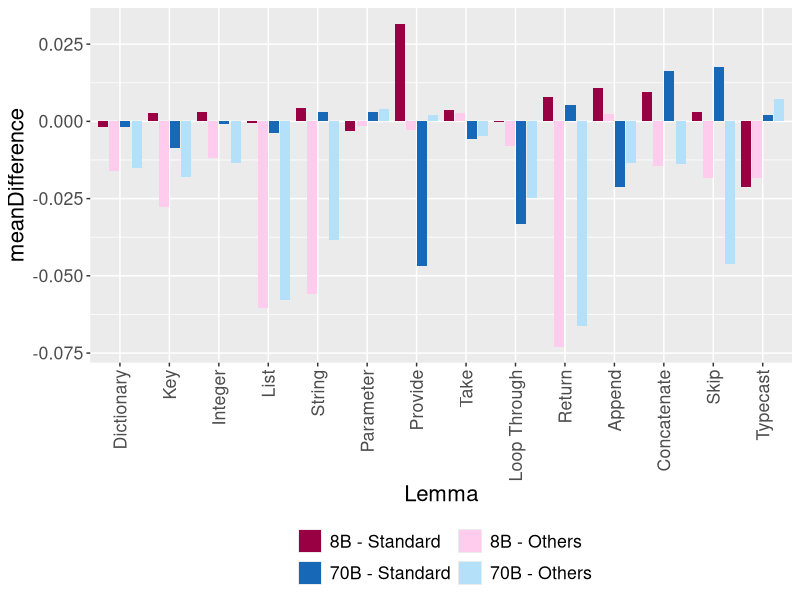
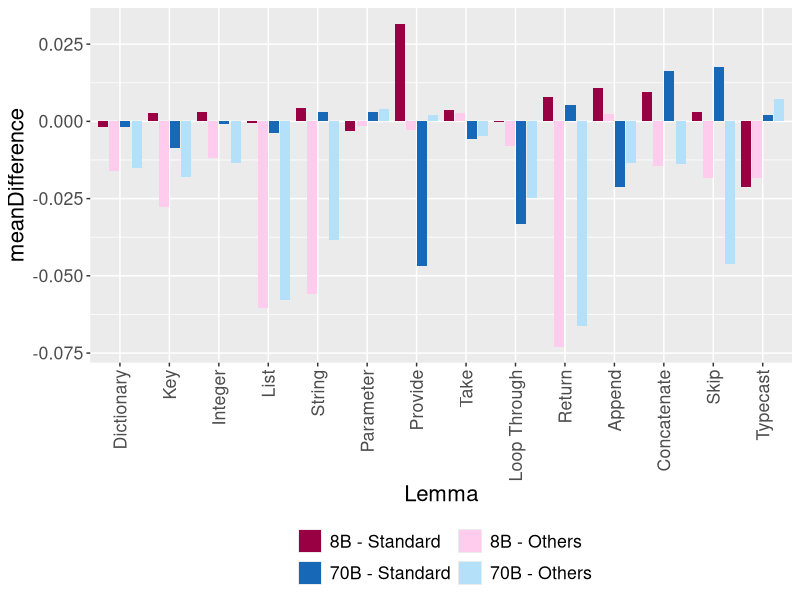

The R source for these figures, in order:
## ---- chunk 1
knitr::opts_chunk$set(echo = TRUE)
library(tidyverse)
## ---- chunk 2
data.raw = read.csv('llama3p1_8b_base.csv',header=TRUE)

canonical <- c("string","list","integer","dictionary","key","loop_through","parameter","take","provide","return","append","skip", "typecast",  "concatenate")

small <- data.raw %>% mutate(difference = pass1_intervened-pass1_original,
                            Term = ifelse(intervention %in% canonical,"Standard","Others"),
                            Model = "8B")
## ---- chunk 3
data.raw = read.csv('llama3p1_70b_base.csv',header=TRUE)

large <- data.raw %>% mutate(difference = pass1_intervened-pass1_original,
                            Term = ifelse(intervention %in% canonical,"Standard","Others"),
                            Model = "70B")
## ---- chunk 4
all <- rbind(small,large)
## ---- chunk 5
sum <- all %>% group_by(Model,intervention_category,Term) %>% summarize(meanDifference = mean(difference),
                                                                   Lemma = unique(str_to_title(ifelse(intervention_category=="loop_through","loop through",ifelse(intervention_category=="insert","append",intervention_category)))),
                                                                   Color = unique(paste(Model,Term,sep=" - ")))
sum
## ---- chunk 6
sum$Lemma <- factor(sum$Lemma,levels=c("Dictionary","Key","Integer","List","String","Parameter","Provide","Take","Loop Through","Return","Append","Concatenate","Skip","Typecast"))
sum$Color <- factor(sum$Color,levels=c("8B - Standard","8B - Others","70B - Standard", "70B - Others"))
## ---- chunk 7
ggplot(data=sum,aes(y=meanDifference,x=Lemma,fill=Color)) + geom_col(position="dodge2")  + theme(text=element_text(size=16),legend.position="bottom",axis.text.x = element_text(angle = 90, vjust = 0.5, hjust=1)) + scale_fill_discrete(name = "",type=c("#980043","#ffccee","#1769b8","#b5e0f9")) + guides(fill=guide_legend(nrow=2,byrow=TRUE))
ggsave("lexical_effects.pdf",width=6,height=4) 
